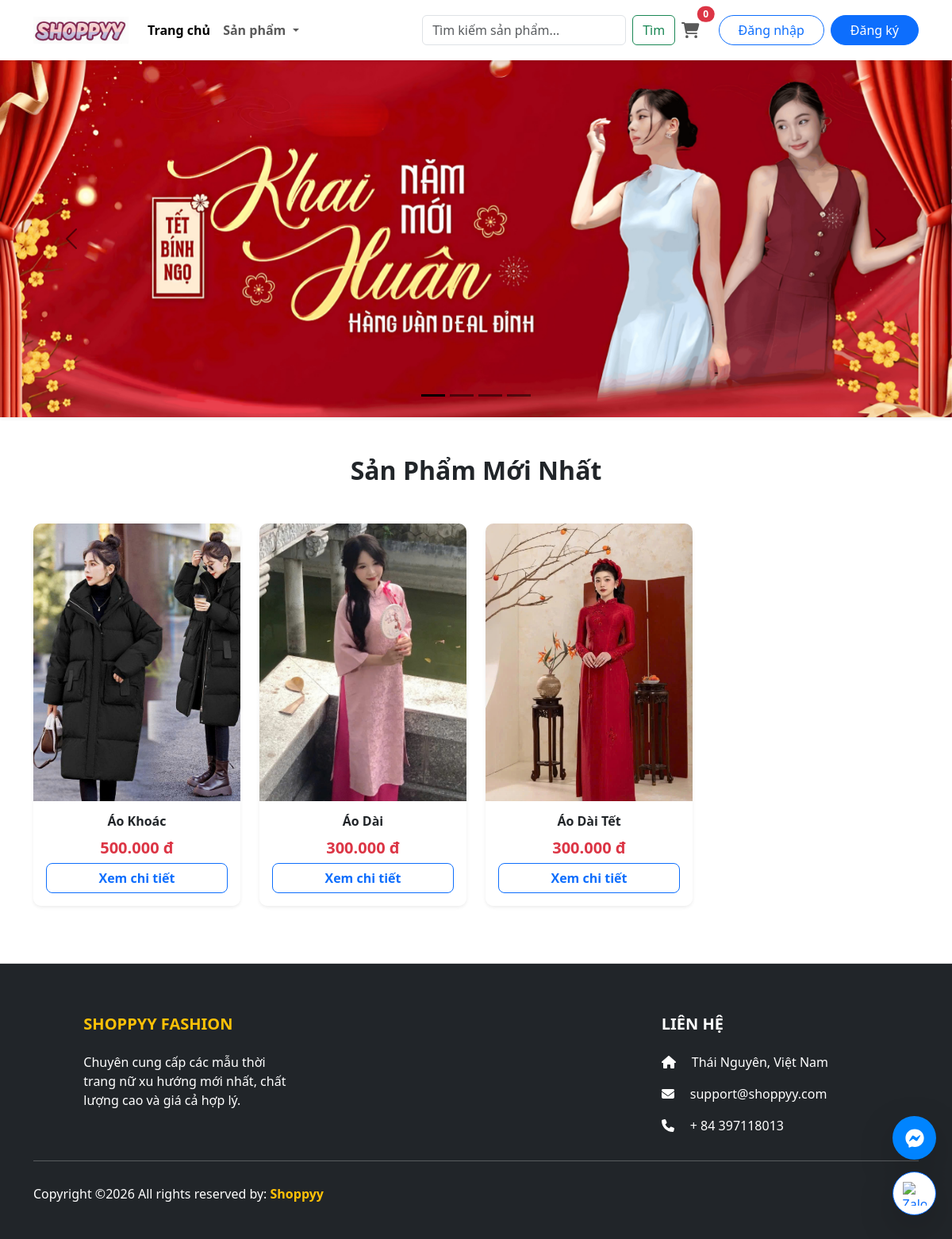
The app's page /?category=2 with its own data.
### app/models.py (models this page shows, shortened)
class Product(models.Model):
    category = models.ManyToManyField(Category, related_name='product', verbose_name="Thuộc danh mục")
    name = models.CharField(max_length=200, null=True, verbose_name="Tên sản phẩm")
    price = models.FloatField(verbose_name="Giá tiền")
    digital = models.BooleanField(default=False, null=True, blank=True, verbose_name="Sản phẩm số")
    image = models.ImageField(null=True, blank=True, verbose_name="Hình ảnh")
    stock = models.IntegerField(default=10, null=True, blank=True) # Số lượng tồn kho mặc định là 10
    flash_sale = models.ForeignKey('FlashSale', on_delete=models.SET_NULL, null=True, blank=True, verbose_name="Tham gia Sự kiện Sale")
    discount_percent = models.IntegerField(default=0, verbose_name="Giảm bao nhiêu % ?")
    sizes = models.ManyToManyField(Size, blank=True, verbose_name="Các size hiện có")
    class Meta:
        verbose_name = "Sản phẩm"
        verbose_name_plural = "2. Quản lý Sản phẩm"
    @property
    def final_price(self):
        if self.flash_sale and self.flash_sale.active:
            now = timezone.now()
            if self.flash_sale.start_date <= now <= self.flash_sale.end_date:
                if self.discount_percent > 0:
                    discount_amount = (self.price * self.discount_percent) / 100
                    return self.price - discount_amount
        return self.price
    @property
    def ImageURL(self):
        try:
            url = self.image.url
        except:
            url = ''
        return url

### app/views.py (the view)
# urls.py: 2. Add a URL to urlpatterns:  path('', views.home, name='home')
def home(request):
    if request.user.is_authenticated:
        customer = request.user
        order, created = Order.objects.get_or_create(customer=customer, complete=False)
        cartItems = order.get_cart_items
    else:
        items = []
        order = {'get_cart_total': 0, 'get_cart_items': 0}
        cartItems = order['get_cart_items']
    categories = Category.objects.all()
    category_id = request.GET.get('category')
    if category_id:
        products = Product.objects.filter(category=category_id)
    else:
        products = Product.objects.all()
    context = {'products': products, 'cartItems': cartItems, 'categories': categories}
    return render(request, 'app/home.html', context)

### app/templates/app/home.html (shortened to what this page needs)
{% extends 'app/base.html' %}
{% load static %}
{% load humanize %}
{% block banner_slider %}
<div id="carouselExampleDark" class="carousel carousel-dark slide shadow-sm mb-4" data-bs-ride="carousel">
  <div class="carousel-indicators">
    <button type="button" data-bs-target="#carouselExampleDark" data-bs-slide-to="0" class="active" aria-current="true"></button>
    <button type="button" data-bs-target="#carouselExampleDark" data-bs-slide-to="1" data-bs-interval="5000"></button>
    <button type="button" data-bs-target="#carouselExampleDark" data-bs-slide-to="2" data-bs-interval="5000"></button>
    <button type="button" data-bs-target="#carouselExampleDark" data-bs-slide-to="3" data-bs-interval="5000"></button>
  </div>
  <div class="carousel-inner">
    <div class="carousel-item active" data-bs-interval="10000">
      <img src="{% static 'app/images/banner/b32.jpg' %}" class="d-block w-100" style="height: 450px; object-fit: cover;" alt="Banner 1">
    </div>
  </div>
  <button class="carousel-control-prev" type="button" data-bs-target="#carouselExampleDark" data-bs-slide="prev">
    <span class="carousel-control-prev-icon" aria-hidden="true"></span>
  </button>
  <button class="carousel-control-next" type="button" data-bs-target="#carouselExampleDark" data-bs-slide="next">
    <span class="carousel-control-next-icon" aria-hidden="true"></span>
  </button>
</div>
{% endblock banner_slider %}
{% block main-content %}
<div id="danh-sach-san-pham" class="container mt-4" style="scroll-margin-top: 100px;">
    <h2 class="text-center fw-bold mb-5">Sản Phẩm Mới Nhất</h2>
    <div class="row">
        {% for product in products %}
        <div class="col-lg-3 col-md-6 mb-4">
            <div class="card h-100 shadow-sm border-0 product-card" style="border-radius: 10px; overflow: hidden; transition: 0.3s;">
                <a href="{% url 'detail' product.id %}" class="text-decoration-none text-dark d-block">
                    <img src="{{product.ImageURL}}" class="card-img-top" style="height: 350px; object-fit: cover;">
                    <div class="card-body text-center pb-1">
                        <h6 class="card-title fw-bold text-truncate" title="{{product.name}}">{{product.name}}</h6>
                        {% if product.final_price < product.price %}
    <p class="mb-0">
        <del class="text-muted small">{{ product.price|floatformat:0|intcomma }} đ</del>
        <span class="text-danger fw-bold fs-5">{{ product.final_price|floatformat:0|intcomma }} đ</span>
    </p>
{% else %}
<p class="text-danger fw-bold fs-5 mb-0">{{ product.price|floatformat:0|intcomma }} đ</p>
{% endif %}
                    </div>
                </a>
                <div class="card-footer bg-white border-0 text-center pb-3 pt-0">
                    <a href="{% url 'detail' product.id %}" class="btn btn-outline-primary w-100 fw-bold" style="border-radius: 8px;">
                        Xem chi tiết
                    </a>
                </div>
            </div>
        </div>
        {% endfor %}
    </div>
</div>
{% endblock main-content %}

### app/static/app/css/style.css (style rules this page uses)
.carousel-item img { height: 450px; object-fit: cover; width: 100%; }

### app/templates/app/base.html (style rules this page uses)
html { scroll-behavior: smooth; }

### records on screen
Product: ImageURL (picture), name "Áo Khoác", price "500.000"
Product: ImageURL (picture), name "Áo Dài", price "300.000"
Product: ImageURL (picture), name "Áo Dài Tết", price "300.000"

### other values on screen
{{ cartItems|default:0 }} "0"
